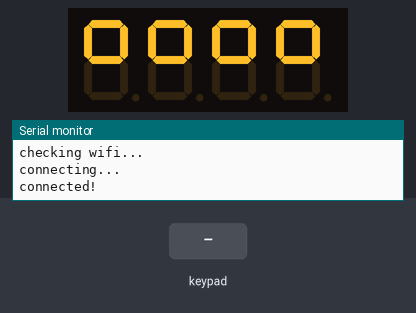
Simulated run of this sketch. Board: ESP32. Shown: 4-digit seven-segment display, the last lines printed to the serial monitor. The test bench sets the inputs (shaded band). WiFi joins after 1.5 s; servers stay silent unless stated; no MQTT or app messages arrive unless stated.

Above: at 2.8 s.
2.9 s: keypad keys 1 9 1 8 5 1 7 # pressed 0.4 s apart
At 4.77 s:
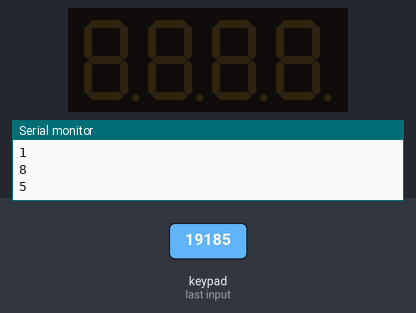
7.6 s: key '*' pressed
At 8.0 s:
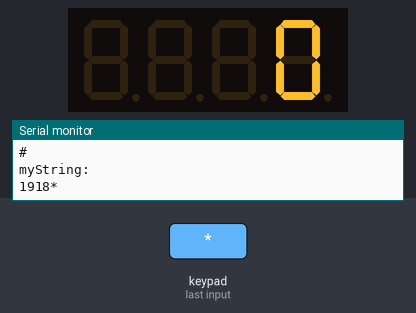
9.1 s: key '2' pressed
At 9.4 s:
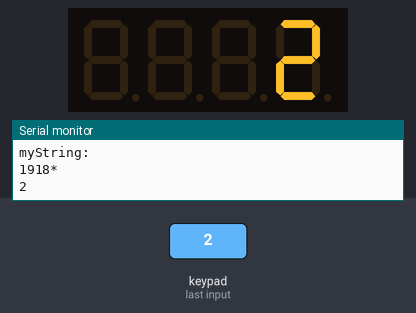
10.6 s: keypad keys 1 6 4 0 pressed 0.4 s apart
At 13.2 s:
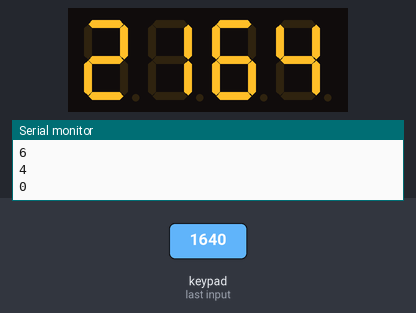
15.2 s: key '#' pressed
At 16.6 s:
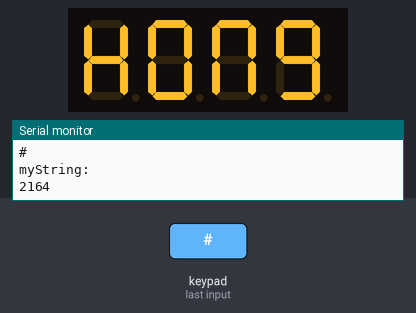
Timing chart, 0 to 18.2 s (numbered marks = the images above; inputs shaded):
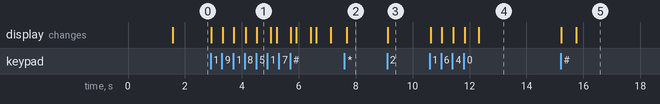

Measured:
- after the input at 2.9 s, the display: first changes at once (image 1 shows a later state)
- after the input at 7.6 s, the display: changes after 0.08 s (image 2)
- after the input at 9.1 s, the display: changes at once (image 3)
- after the input at 10.6 s, the display: first changes at once (image 4 shows a later state)
- after the input at 15.2 s, the display: first changes at once (image 5 shows a later state)

The sketch:

keypad+esp32+tm1637.ino
```cpp
#include <WiFi.h>
#include <Keypad.h>
#include <MQTT.h>
#include <TM1637Display.h>
const char ssid[] = "OKBABY";
const char password[] = "12345678A";
String myip;
WiFiClient net;
MQTTClient client(256);

String mqtt_topic = "AIR_KEYBOARD_2";
char airname[]    = "AIR_KEYBOARD_2";
unsigned long lastMillis = 0;


String myString = "0";
String final_str = "";
boolean flag = false;
const int CLK = 22; //Set the CLK pin connection to the display
const int DIO = 23; //Set the DIO pin connection to the display

TM1637Display display = TM1637Display(CLK, DIO);
// Create array that turns all segments on:
const uint8_t data[] = {
  0xff,
  0xff,
  0xff,
  0xff
};


const uint8_t Fail[] = {0x71, 0x77, 0x30, 0x38};
const uint8_t SEUP[] =  {0x6D, 0x79, 0x3E, 0x73};
const uint8_t yEEy[] = {0x6E, 0x79, 0x79, 0x6E};
const uint8_t xong[] = {0x76, 0x3F, 0x37, 0x6F};
// Create array that turns all segments off:
const uint8_t blank[] = {
  0x00,
  0x00,
  0x00,
  0x00
};
// You can set the individual segments per digit to spell words or create other symbols:
const uint8_t done[] = {
  SEG_B | SEG_C | SEG_D | SEG_E | SEG_G, // d
  SEG_A | SEG_B | SEG_C | SEG_D | SEG_E | SEG_F, // O
  SEG_C | SEG_E | SEG_G, // n
  SEG_A | SEG_D | SEG_E | SEG_F | SEG_G // E
};
// Create degree Celsius symbol:
const uint8_t oooo[] = {
  SEG_A | SEG_B | SEG_F | SEG_G, // Circle
  SEG_A | SEG_B | SEG_F | SEG_G,
  SEG_A | SEG_B | SEG_F | SEG_G,
  SEG_A | SEG_B | SEG_F | SEG_G,
};

#define ROW_NUM 4 // four rows
#define COLUMN_NUM 3 // three columns

char keys[ROW_NUM][COLUMN_NUM] = {
  {'1', '2', '3'},
  {'4', '5', '6'},
  {'7', '8', '9'},
  {'*', '0', '#'}
};
/*
byte pin_rows[ROW_NUM] = {18, 5, 17, 16}; // GIOP18, GIOP5, GIOP17, GIOP16 connect to the row pins
byte pin_column[COLUMN_NUM] = {4, 0, 2};  // GIOP4, GIOP0, GIOP2 connect to the column pins
*/
/*
byte pin_rows[ROW_NUM] = {13,12,14,27}; // GIOP18, GIOP5, GIOP17, GIOP16 connect to the row pins
byte pin_column[COLUMN_NUM] = {26,25,33};  // GIOP4, GIOP0, GIOP2 connect to the column pins

byte pin_rows[ROW_NUM] = {32,33,25,26}; // GIOP18, GIOP5, GIOP17, GIOP16 connect to the row pins
byte pin_column[COLUMN_NUM] = {12,14,27};  // GIOP4, GIOP0, GIOP2 connect to the column pins
*/

byte pin_rows[ROW_NUM] = {19,18, 5, 17}; // GIOP18, GIOP5, GIOP17, GIOP16 connect to the row pins
byte pin_column[COLUMN_NUM] = {16, 4, 0};  //  GIOP4, GIOP0, GIOP2 connect to the column pins

Keypad keypad = Keypad(makeKeymap(keys), pin_rows, pin_column, ROW_NUM, COLUMN_NUM);


// Include WiFiManager Library
#include <WiFiManager.h>

void setup() {

  // Setup Serial Monitor
  Serial.begin(115200);
  display.setBrightness(0x0a); //set the diplay to maximum brightness
 display.setSegments(Fail);
  // Create WiFiManager object
  WiFiManager wfm;
  // Supress Debug information
  //wfm.setDebugOutput(false);

  // Remove any previous network settings
  //wfm.resetSettings();
//SEUP
  // Define a text box, 50 characters maximum
  WiFiManagerParameter custom_text_box("my_text", "Enter your string here", "default string", 50);

  // Add custom parameter
  wfm.addParameter(&custom_text_box);
   bool res;
  res = wfm.autoConnect(airname,password); // password protected ap

    if(!res) {
        Serial.println("Failed to connect");
        display.setSegments(Fail);
          ESP.restart();
        delay(1000);
    }
    else {
        //if you get here you have connected to the WiFi
        display.setSegments(yEEy);
        Serial.println("connected...yeey :)");
    }


  // Connected!
  Serial.println("WiFi connected");
  Serial.print("IP address: ");
  Serial.println(WiFi.localIP());


  // Print custom text box value to serial monitor
  Serial.print("Custom text box entry: ");
  Serial.println(custom_text_box.getValue());
  client.begin("test.mosquitto.org", net);
  client.onMessage(messageReceived);
  display.setSegments(oooo);
  connect();
  push_mqtt("hello from VN");
}

void loop() {
  /*
     Serial.println();
  Serial.printf("pass: %s ",WiFi.SSID().c_str() );
    Serial.println();
  Serial.printf("pass: %s ", WiFi.psk().c_str() );
*/

  if (!client.connected()) {
            Serial.println("WIFI IN LOOP BI NGAT");
  display.setSegments(data);

    connect();
  }
  client.loop();
  delay(10);  // <- fixes some issues with WiFi stability

  char key = keypad.getKey();

  if (key) {
    Serial.println(key);
    if (key == '#') {
       int num_max = myString.toInt();

      final_str = String(myString.toInt());
      _trypushmqtt(final_str);
      Serial.println("myString: ");
      Serial.print(final_str);
      //myString = "0";

      flag = true;
    } else if (key == '*') {
      flag = false;
      myString = "0";
    } else {
      int num_max = myString.toInt();
      if (num_max<=999){
      String key2str = String(key);
      myString += key2str;
      }else{
       display.clear();
       delay(500);
       display.showNumberDec(num_max); //Display the numCounter value;

      }
    }
    if (flag == false) {
      int number = key - 48;
      display.showNumberDec(myString.toInt()); //Display the numCounter value;
      delay(100);
    } else {
      display.clear();
      delay(500);
      /*
      display.showNumberDec(final_str.toInt()); //Display the numCounter value;
      delay(1000);
      display.clear();

      delay(500);
         */
      display.setSegments(xong);
      delay(500);
    }
  }
}


void _trypushmqtt(String content) {

  if (!client.connected()) {
    Serial.println("_trypushmqtt => WIFI BI NGAT");
    _reconnect(content);
  } else {
    push_mqtt(content);
  }
}

void _reconnect(String content) {
  Serial.print("_reconnect checking wifi...");
  while (WiFi.status() != WL_CONNECTED) {
    Serial.print(".");
    delay(1000);
  }

  Serial.print("\nconnecting...");
  while (!client.connect(airname)) {
    Serial.print(".");
    delay(1000);
  }

  Serial.println("\nconnected!");
  push_mqtt(content);
  client.subscribe(airname);
}

void connect() {
  Serial.print("checking wifi...");
  while (WiFi.status() != WL_CONNECTED) {
    Serial.print(".");
    delay(1000);
  }

  Serial.print("\nconnecting...");
  while (!client.connect(airname)) {
    Serial.print(".");
    delay(1000);
  }
  Serial.println("\nconnected!");

  client.subscribe(airname);
}
void messageReceived(String & topic, String & payload) {
  Serial.println("incoming: " + topic + " - " + payload);

}

void push_mqtt(String content) {
  client.publish(airname, content);

}
```
